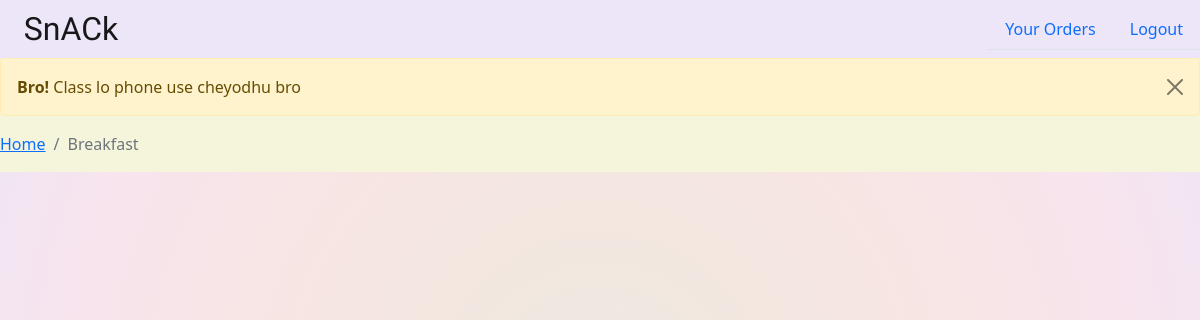
Page /menu/breakfast on the earlier database version.
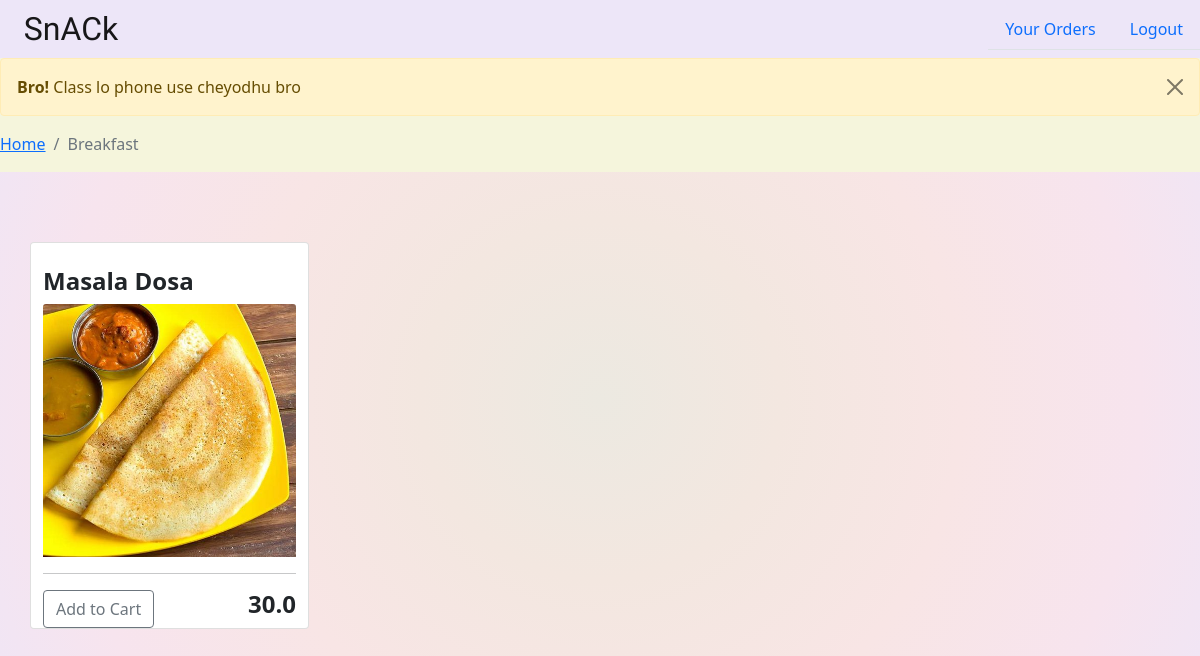
Same page on the later database version.
### menu/models.py (models this page shows, shortened)
class Food(models.Model):
	food_id=models.UUIDField(default=uuid.uuid4, editable=False, unique=True)
	fname = models.CharField(max_length=200)
	price = models.FloatField()
	fimage = models.ImageField(null=True, blank=True, upload_to='static/images/')
	is_veg=models.BooleanField(default=True)
	time=[('breakfast','breakfast'),('lunch','lunch'),('snacks','snacks'),('beverages','beverages'),('chips','chips')]
	meal_time=models.CharField(max_length=50,choices=time) #choices - Breakfast,Lunch,Snacks,Beverages
	combo = models.ForeignKey(Combo,on_delete=models.SET_NULL, null=True, blank=True)

### menu/views.py (the view)
# urls.py: path('menu/breakfast',views.breakFast,name='breakfast'),
def breakFast(request):
    return render(request,'./breakfast.html',context={'food':Food.objects.filter(meal_time='breakfast')})

### menu/templates/breakfast.html (shortened to what this page needs)
{% load static%}
<!doctype html>
<html lang="en">
<head>
    <link href="https://cdn.jsdelivr.net/npm/bootstrap@5.0.0-beta2/dist/css/bootstrap.min.css" rel="stylesheet"
>
    <link rel="stylesheet" href="{% static 'css/breakfast.css'%}">
    <div class="header">
        <nav class="navbar navbar-expand-lg navbar-light" style="background-color: #ede6f8;">
            <a class="navbar-brand fontt" href="#">&nbsp;&nbsp;&nbsp;SnACk</a>
            <div class="navbar" id="navbarSupportedContent">
                <ul class="nav nav-tabs">
                    <li class="nav-item">
                        <a class="nav-link" href="#">Your Orders</a>
                    </li>
                    <li class="nav-item">
                        <a class="nav-link" aria-current="page" href="{% url 'studentlogout' %}">Logout</a>
                    </li>
                </ul>
            </div>
        </nav>
        <div class="alert alert-warning alert-dismissible fade show" role="alert">
            <strong>Bro!</strong> Class lo phone use cheyodhu bro
            <button type="button" class="btn-close" data-bs-dismiss="alert" aria-label="Close"></button>
        </div>
        <nav aria-label="breadcrumb">
            <ol class="breadcrumb">
                <li class="breadcrumb-item"><a href="{% url 'menu' %}">Home</a></li>
                <li class="breadcrumb-item active" aria-current="page">Breakfast</li>
            </ol>
        </nav>
    </div>
</head>
<body class="bg">
<div class="container my-4">
        <div class="row">
            <div class="row  row-cols-lg-4 row-cols-sm-2 g-4">
                {% for f in food %}
                <div class="card">
                    <div class="product">
                        <br>
                        <h4><strong>{{f.fname}}</strong></h4>
                        <img src="{{f.fimage.url}}" class="card-img-top"  alt="...">
                        <hr>
                        <a href={% url 'add_to_cart' f.food_id %}><button
                            class="btn btn-outline-secondary add-btn update-cart">Add to Cart</button></a>
                        <h4 style="float: right"><strong>{{f.price}}</strong></h4>
                    </div>
                </div>
                {% endfor %}
            </div>
        </div>
    </div>
</body>
</html>

Differences in the rows shown:
added Food: fname "Masala Dosa", fimage (picture), price "30.0"
